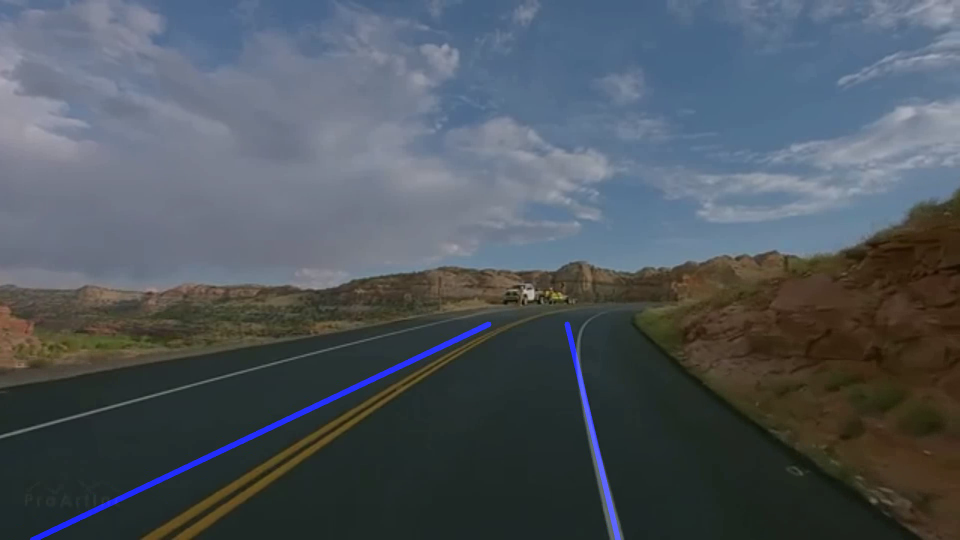
#> input picture frame 5 of output.avi, 1920 x 1080 px, given in place of test.mp4, which was not available (shown at 1/2 size)
$ python 'write video output.py'
#> lines starting #> are read from the running program, lines starting #| are printed output that depends on the picture; after the words box and inside, x2 and y2 are one past the last pixel; in counts of white or black regions, pixels touching at a corner belong together; pictures that were not available may be replaced by others from this repository, and a replacement may not be noted
import cv2
import numpy as np


def canny(img):
    gray = cv2.cvtColor(img, cv2.COLOR_RGB2GRAY)
    blur = cv2.GaussianBlur(gray, (5, 5), 0)
    canny = cv2.Canny(blur, 50, 150)
    return canny


def ROI(image):
    height = image.shape[0]
    triangle = np.array([[(0, 800), (1500, height), (1076, 554)]])
    mask = np.zeros_like(image)
    cv2.fillPoly(mask, triangle, 255)
    masked_image = cv2.bitwise_and(image, mask)
    return masked_image


def display_line(image, lines):
    line_image = np.zeros_like(image)
    if lines is not None:
        for line in lines:
            x1, y1, x2, y2 = line.reshape(4)
            cv2.line(line_image, (x1, y1), (x2, y2), (255, 0, 0), 10)
    return line_image


def coordinates(image, line_parameters):
    slope, intercept = line_parameters
    y1 = image.shape[0]
    y2 = int(y1 * (3 / 5))
    x1 = int((y1 - intercept) / slope)
    x2 = int((y2 - intercept) / slope)
    return np.array([x1, y1, x2, y2])


def average_slope(image, lines):
    left_fit = []
    right_fit = []
    for line in lines:
        x1, y1, x2, y2 = line.reshape(4)
        parameters = np.polyfit((x1, x2), (y1, y2), 1)
        slope = parameters[0]
        intercept = parameters[1]
        if slope < 0:
            left_fit.append((slope, intercept))
        else:
            right_fit.append((slope, intercept))

    if len(left_fit) > 0:
        left_fit_avg = np.average(left_fit, axis=0)
        left_line = coordinates(image, left_fit_avg)
    else:
        left_line = np.array([0, 0, 0, 0])  # Default if no left lines found

    if len(right_fit) > 0:
        right_fit_avg = np.average(right_fit, axis=0)
        right_line = coordinates(image, right_fit_avg)
    else:
        right_line = np.array([0, 0, 0, 0])  # Default if no right lines found

    return np.array([left_line, right_line])


# Open the video file
cap = cv2.VideoCapture("test.mp4")

# Get video properties
frame_width = int(cap.get(3))
frame_height = int(cap.get(4))
fps = int(cap.get(cv2.CAP_PROP_FPS))

# Define the codec and create VideoWriter object
out = cv2.VideoWriter("output.avi", cv2.VideoWriter_fourcc(*"XVID"), fps, (frame_width, frame_height))

while cap.isOpened():
    ret, frame = cap.read()
#> frame is the input picture: shape (1080, 1920, 3); mean B, G, R 93.2, 86, 78.3
    if not ret:
        break  # Break the loop if no frame is returned

    canny_img = canny(frame)
#> in canny, `gray = cv2.cvtColor(img, cv2.COLOR_RGB2GRAY)`:
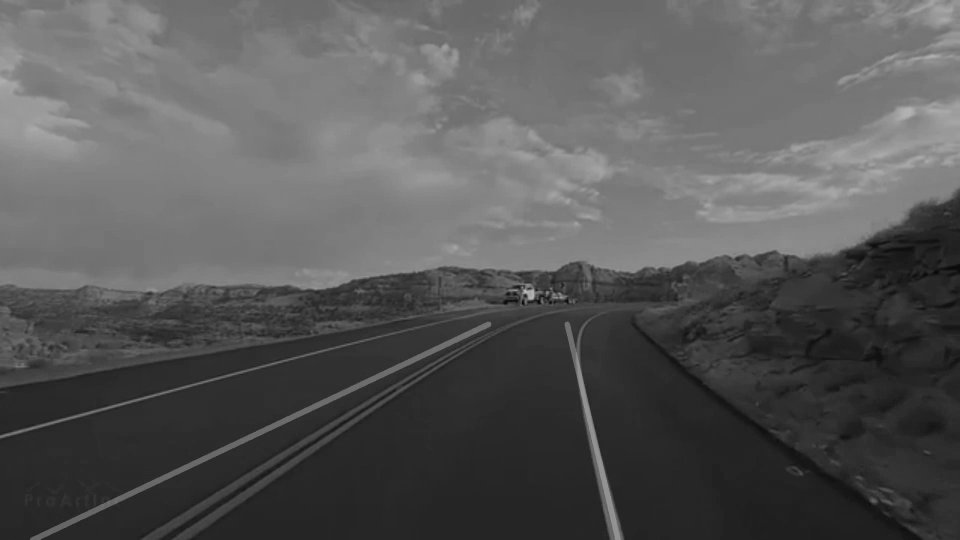
#> gray: shape (1080, 1920) (shown at 1/2 size); min 1, max 198, mean 87.2
#> in canny, `canny = cv2.Canny(blur, 50, 150)`:
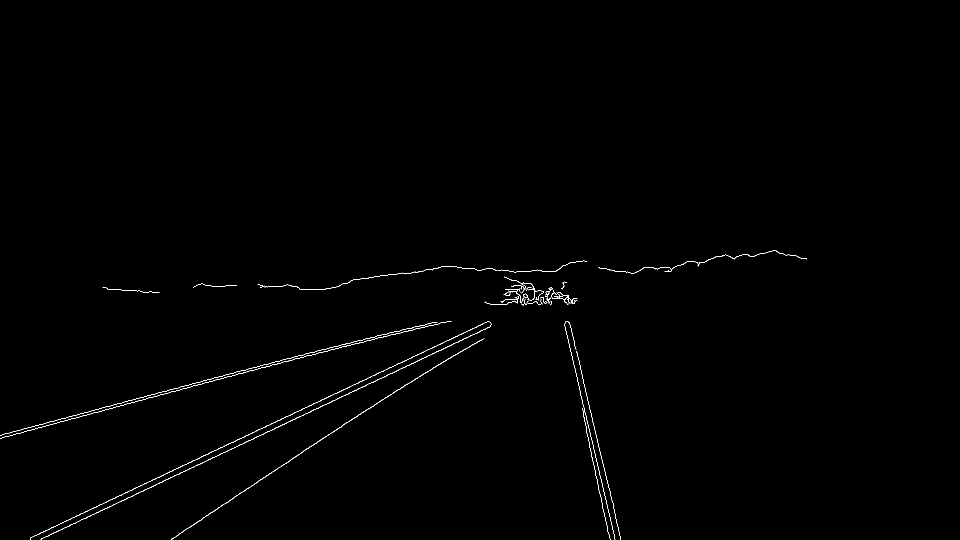
#> canny: shape (1080, 1920) (shown at 1/2 size); 0.43% white in thin lines or dots, all inside (x1, y1, x2, y2) = (0, 500, 1614, 1080)
    cropped_image = ROI(canny_img)
#> in ROI, `cv2.fillPoly(mask, triangle, 255)`:
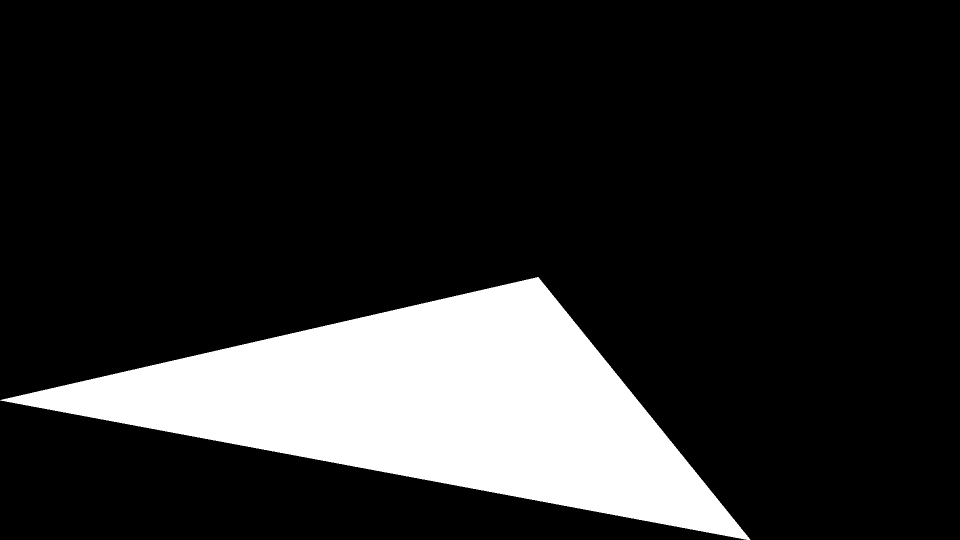
#> mask: shape (1080, 1920) (shown at 1/2 size); 16.2% white; 1 white region, box (x1, y1, x2, y2) and area: (0, 554, 1501, 1080) 336850
#> in ROI, `masked_image = cv2.bitwise_and(image, mask)`:
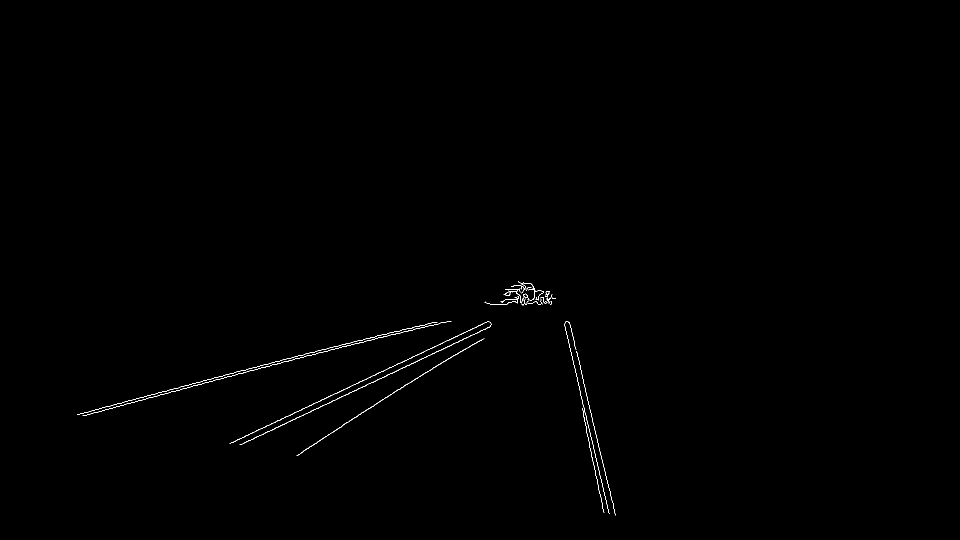
#> masked_image: shape (1080, 1920) (shown at 1/2 size); 0.25% white in thin lines or dots, all inside (x1, y1, x2, y2) = (154, 563, 1231, 1031)

    lines = cv2.HoughLinesP(cropped_image, 2, np.pi / 180, 100, np.array([]), 40, 5)
#> lines = 24 rows, first 6: [572, 723, 686, 693], [737, 755, 977, 643], [509, 875, 732, 771], [165, 831, 619, 710], [154, 829, 329, 782], [705, 837, 910, 709]
    if lines is not None:
        average_line = average_slope(frame, lines)
#> the loop in average_slope, `for line in lines:` made 24 passes
#> (x1, y1, x2, y2, slope, intercept) on passes 1 to 12: (572, 723, 686, 693, -0.263, 873.5), (737, 755, 977, 643, -0.467, 1098.9), (509, 875, 732, 771, -0.466, 1112.4), (165, 831, 619, 710, -0.267, 875), (154, 829, 329, 782, -0.269, 870.4), (705, 837, 910, 709, -0.624, 1277.2), (699, 785, 906, 688, -0.469, 1112.6), (1151, 696, 1203, 918, 4.27, -4217.9), (744, 678, 902, 642, -0.228, 847.5), (539, 726, 618, 706, -0.253, 862.5), (1129, 648, 1175, 848, 4.35, -4260.7), (467, 884, 595, 822, -0.484, 1110.2)
#> after the loop in average_slope, `for line in lines:`: left_fit = 20 items, first 6: (-0.263, 873.5), (-0.467, 1098.9), (-0.466, 1112.4), (-0.267, 875), (-0.269, 870.4), (-0.624, 1277.2); right_fit = [(4.27, -4217.9), (4.35, -4260.7), (4.72, -4674.3), (4.15, -4034.5)]
#> in average_slope, `left_fit_avg = np.average(left_fit, axis=0)`: left_fit_avg = [-0.403, 1031.1]
#> in coordinates, `slope, intercept = line_parameters`: slope = -0.403; intercept = 1031.1
#> in coordinates, `x1 = int((y1 - intercept) / slope)`: x1 = -121
#> in coordinates, `x2 = int((y2 - intercept) / slope)`: x2 = 951
#> in average_slope, `left_line = coordinates(image, left_fit_avg)`: left_line = [-121, 1080, 951, 648]
#> in average_slope, `right_fit_avg = np.average(right_fit, axis=0)`: right_fit_avg = [4.37, -4296.8]
#> in average_slope, `right_line = coordinates(image, right_fit_avg)`: right_line = [1229, 1080, 1130, 648]
#> average_line = [[-121, 1080, 951, 648], [1229, 1080, 1130, 648]]
        line_image = display_line(frame, average_line)
#> the loop in display_line, `for line in lines:` made 2 passes
#> after the loop in display_line, `for line in lines:`:
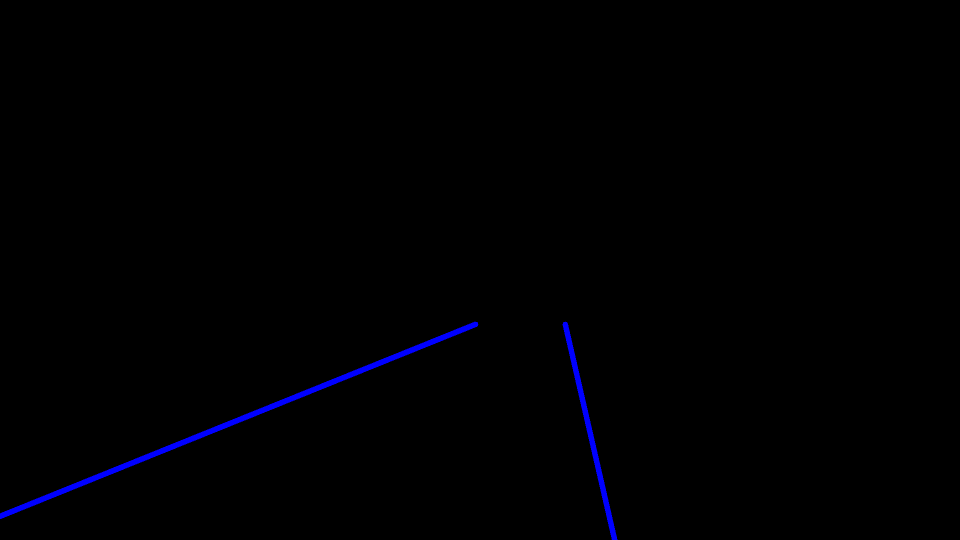
#> line_image: shape (1080, 1920, 3) (shown at 1/2 size); mean of channels 0, 1, 2 2, 0, 0; drawn as B, G, R
        final_image = cv2.addWeighted(frame, 0.8, line_image, 1, 1)
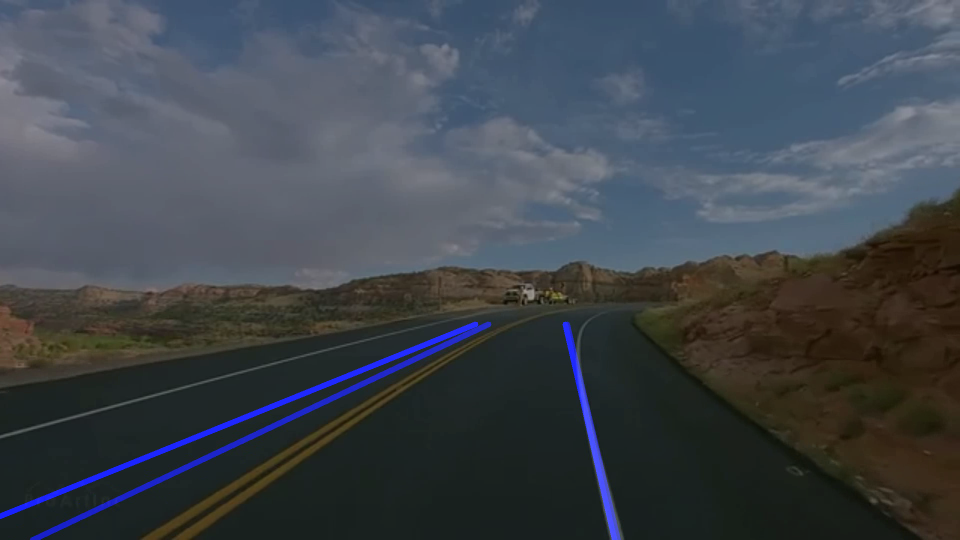
#> final_image: shape (1080, 1920, 3) (shown at 1/2 size); mean B, G, R 77, 69.8, 63.6
    else:
        final_image = frame  # If no lines detected, keep original frame

    out.write(final_image)  # Write frame to output video
    cv2.imshow("Result", final_image)

    if cv2.waitKey(1) == ord("q"):
#> (key q is pressed here)
        break

cap.release()
out.release()  # Release video writer
cv2.destroyAllWindows()

$ run again, starting later in the video
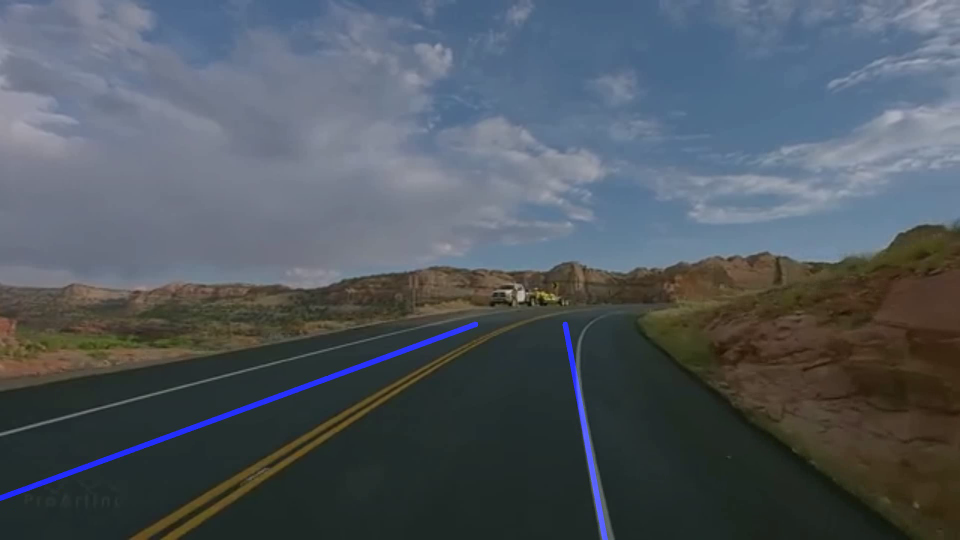
#> input picture frame 26 of output.avi, 1920 x 1080 px, given in place of test.mp4, which was not available (shown at 1/2 size)
#> frame is the input picture: shape (1080, 1920, 3); mean B, G, R 95, 87.5, 79.7
#> in canny, `canny = cv2.Canny(blur, 50, 150)`:
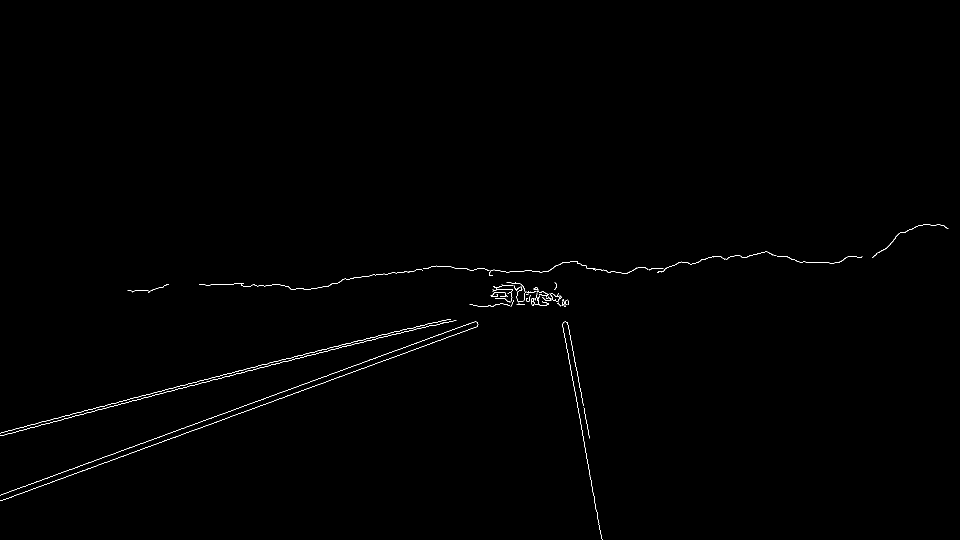
#> canny: shape (1080, 1920) (shown at 1/2 size); 0.36% white in thin lines or dots, all inside (x1, y1, x2, y2) = (0, 449, 1897, 1080)
#> mask: shape (1080, 1920); 16.2% white; 1 white region, box (x1, y1, x2, y2) and area: (0, 554, 1501, 1080) 336850
#> masked_image: shape (1080, 1920); 0.21% white in thin lines or dots, all inside (x1, y1, x2, y2) = (145, 565, 1194, 1024)
#> lines = 18 rows, first 6: [365, 868, 954, 653], [343, 864, 952, 643], [453, 753, 571, 722], [292, 789, 395, 763], [1125, 648, 1145, 761], [431, 753, 821, 656]
#> the loop in average_slope, `for line in lines:` made 18 passes
#> (x1, y1, x2, y2, slope, intercept) on passes 1 to 8: (365, 868, 954, 653, -0.365, 1001.2), (343, 864, 952, 643, -0.363, 988.5), (453, 753, 571, 722, -0.263, 872), (292, 789, 395, 763, -0.252, 862.7), (1125, 648, 1145, 761, 5.65, -5708.2), (431, 753, 821, 656, -0.249, 860.2), (298, 792, 446, 755, -0.25, 866.5), (579, 720, 797, 666, -0.248, 863.4)
#> after the loop in average_slope, `for line in lines:`: left_fit = [(-0.365, 1001.2), (-0.363, 988.5), (-0.263, 872), (-0.252, 862.7), (-0.249, 860.2), (-0.25, 866.5), (-0.248, 863.4), (-0.253, 868.5), (-0.252, 863.3), (-0.364, 988.5), (-0.25, 861.2), (-0.227, 847.1), (-0.228, 843.1), (-0.241, 858.5), (-0.25, 868.7)]; right_fit = [(5.65, -5708.2), (5.61, -5665.6), (5.16, -5202.4)]
#> left_fit_avg = [-0.27, 887.6]
#> in coordinates, `slope, intercept = line_parameters`: slope = -0.27; intercept = 887.6
#> in coordinates, `x1 = int((y1 - intercept) / slope)`: x1 = -711
#> in coordinates, `x2 = int((y2 - intercept) / slope)`: x2 = 886
#> left_line = [-711, 1080, 886, 648]
#> right_fit_avg = [5.47, -5525.4]
#> right_line = [1207, 1080, 1128, 648]
#> average_line = [[-711, 1080, 886, 648], [1207, 1080, 1128, 648]]
#> the loop in display_line, `for line in lines:` made 2 passes
#> `final_image = cv2.addWeighted(frame, 0.8, line_image, 1, 1)`:
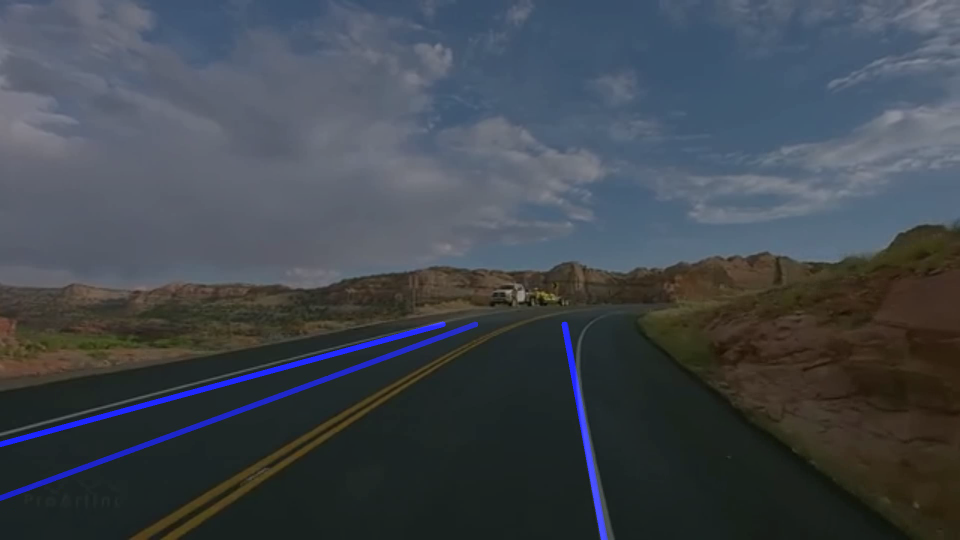
#> final_image: shape (1080, 1920, 3) (shown at 1/2 size); mean B, G, R 78.2, 71, 64.7

$ run again, starting later in the video
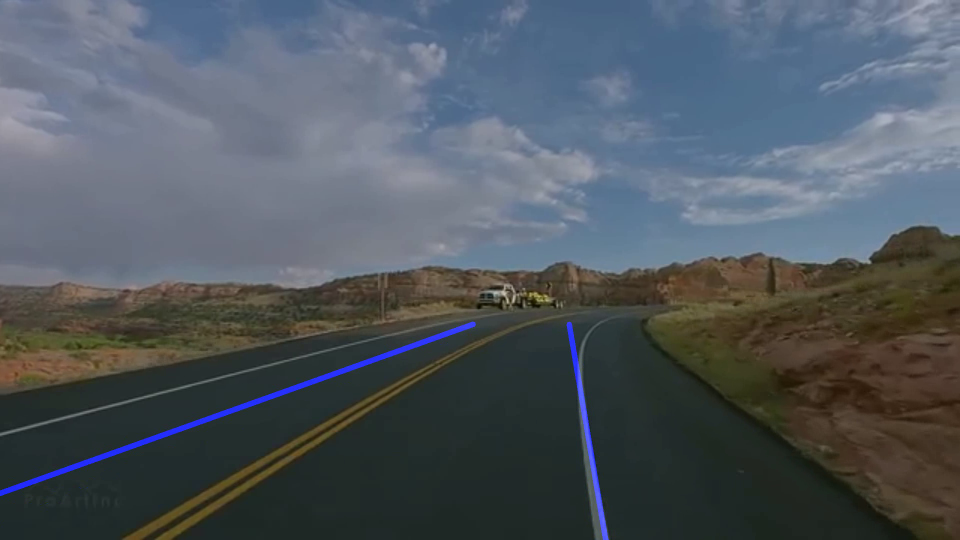
#> input picture frame 46 of output.avi, 1920 x 1080 px, given in place of test.mp4, which was not available (shown at 1/2 size)
#> frame is the input picture: shape (1080, 1920, 3); mean B, G, R 95.6, 88.1, 80.2
#> in canny, `canny = cv2.Canny(blur, 50, 150)`:
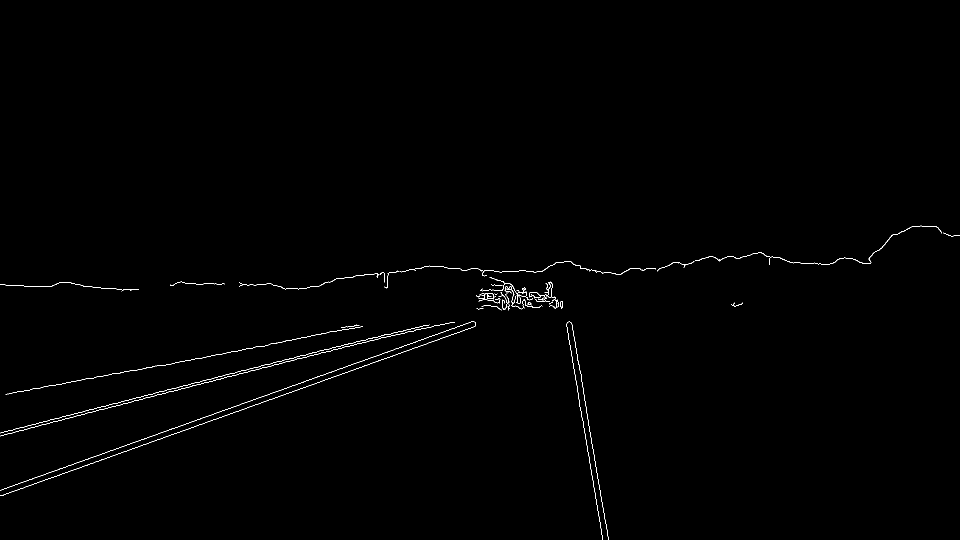
#> canny: shape (1080, 1920) (shown at 1/2 size); 0.44% white in thin lines or dots, all inside (x1, y1, x2, y2) = (0, 451, 1920, 1080)
#> mask: shape (1080, 1920); 16.2% white; 1 white region, box (x1, y1, x2, y2) and area: (0, 554, 1501, 1080) 336850
#> masked_image: shape (1080, 1920); 0.26% white in thin lines or dots, all inside (x1, y1, x2, y2) = (148, 567, 1208, 1026)
#> lines = 30 rows, first 6: [1025, 607, 1065, 597], [499, 742, 784, 671], [778, 668, 858, 649], [160, 830, 304, 792], [642, 751, 845, 678], [681, 660, 721, 653]
#> the loop in average_slope, `for line in lines:` made 30 passes
#> (x1, y1, x2, y2, slope, intercept) on passes 1 to 8: (1025, 607, 1065, 597, -0.25, 863.2), (499, 742, 784, 671, -0.249, 866.3), (778, 668, 858, 649, -0.238, 852.8), (160, 830, 304, 792, -0.264, 872.2), (642, 751, 845, 678, -0.36, 981.9), (681, 660, 721, 653, -0.175, 779.2), (474, 823, 718, 735, -0.361, 994), (407, 714, 519, 692, -0.196, 793.9)
#> after the loop in average_slope, `for line in lines:`: left_fit = 26 pairs, first value -0.363 to -0.175, second value 779.2 to 996.8; right_fit = [(5.81, -5991.7), (5.83, -5957.2), (6.17, -6354.6), (5.72, -5892)]
#> left_fit_avg = [-0.27, 886.2]
#> in coordinates, `slope, intercept = line_parameters`: slope = -0.27; intercept = 886.2
#> in coordinates, `x1 = int((y1 - intercept) / slope)`: x1 = -718
#> in coordinates, `x2 = int((y2 - intercept) / slope)`: x2 = 883
#> left_line = [-718, 1080, 883, 648]
#> right_fit_avg = [5.88, -6048.9]
#> right_line = [1211, 1080, 1137, 648]
#> average_line = [[-718, 1080, 883, 648], [1211, 1080, 1137, 648]]
#> the loop in display_line, `for line in lines:` made 2 passes
#> `final_image = cv2.addWeighted(frame, 0.8, line_image, 1, 1)`:
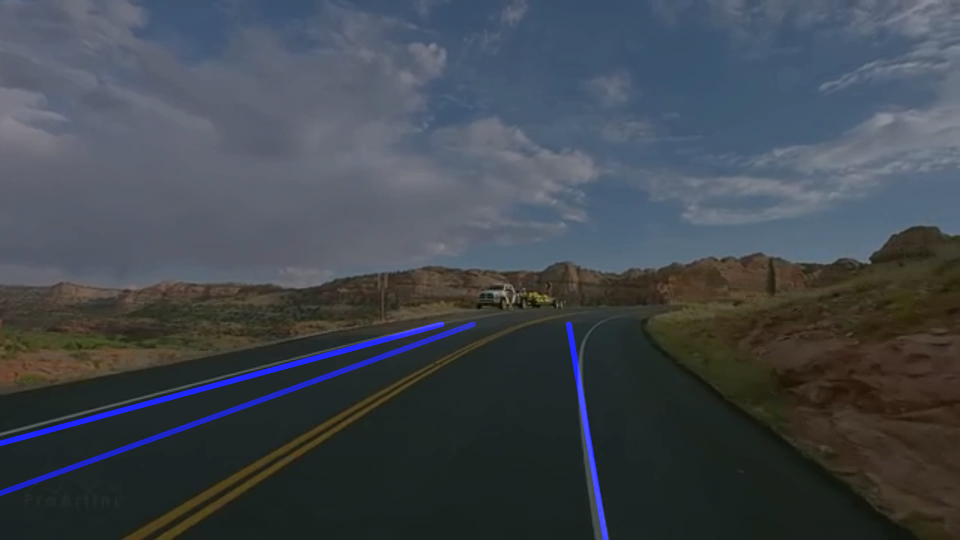
#> final_image: shape (1080, 1920, 3) (shown at 1/2 size); mean B, G, R 78.7, 71.5, 65.2
